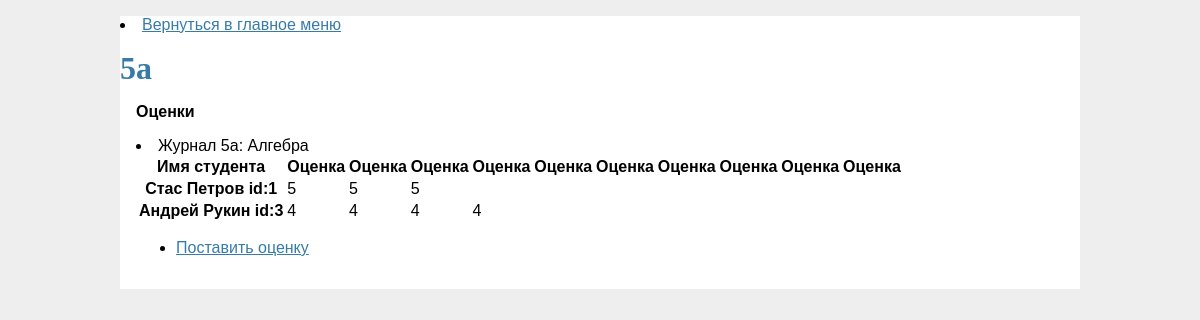
The app's page /journal/5а/Алгебра with its own data.
### teacher/model.py (models this page shows, shortened)
class Course(db.Model):
    __tablename__ = 'courses'
    id = db.Column(db.Integer, primary_key=True)
    course_name = db.Column(db.String(50), nullable = True)

class Student(db.Model):
    __tablename__ = 'students'
    id = db.Column(db.Integer, primary_key=True)
    fullname = db.Column(db.String(50), nullable = True)
    group_id = db.Column(db.Integer, db.ForeignKey('groups.id'))
    group = relationship("Group", backref="students")

class Estimate(db.Model):
    __tablename__ = 'estimates'
    id = db.Column(db.Integer, primary_key=True)
    estimate = db.Column(db.String(50), nullable=True)
    course_id = db.Column(db.Integer, db.ForeignKey('courses.id'))
    student_id = db.Column(db.Integer, db.ForeignKey('students.id'))
    student = relationship('Student', backref='estimates')
    course = relationship('Course', backref='estimates')

### teacher/__init__.py (the view)
    @app.route('/journal/<group>/<course>', methods=('POST', 'GET'))
    def get_estimates_table(group, course):
        group_in_database = Group.query.filter(Group.group_name == group).first()
        students = Student.query.filter(Student.group_id == group_in_database.id).all()
        course_in_database = Course.query.filter(Course.course_name == course).first()
        estimates = Estimate.query.filter(Estimate.course_id == course_in_database.id).all()
        return render_template('estimates.html', students=students, course=course, group=group, estimates=estimates)

### teacher/templates/estimates.html
{% extends 'groups.html' %}
{% block content %}
<p><label>Оценки</label></p>
<li>Журнал {{ group }}:   {{ course }}</li>
<table>
    <thead>
      <tr>
        <th scope="col">Имя студента</th>
        <th scope="col">Оценка</th>
        <th scope="col">Оценка</th>
        <th scope="col">Оценка</th>
        <th scope="col">Оценка</th>
        <th scope="col">Оценка</th>
        <th scope="col">Оценка</th>
        <th scope="col">Оценка</th>
        <th scope="col">Оценка</th>
        <th scope="col">Оценка</th>
        <th scope="col">Оценка</th>
      </tr>
    </thead>
    <tbody>
        {% for student in students %}
      <tr>
        <th scope="row">{{ student.fullname }} id:{{ student.id }}</th>
        {% for estimate in estimates %}
            {% if estimate.student_id == student.id %}
                <td>{{ estimate.estimate }}</td>
            {% endif %}
        {% endfor %}
      </tr>
      {% endfor %}
  </table>
<ul class="mainmenu">
    <li><a href="{{ url_for('add_estimate', group=group, course=course) }}">Поставить оценку</a></li>
</ul>
{% endblock %}

### teacher/templates/groups.html (shortened to what this page needs)
<!DOCTYPE html>
<html>
<head>
    <link type="text/css" href="{{ url_for('static', filename='style.css')}}" rel="stylesheet" />
</head>
<body>
    <li><a href="{{ url_for('hello_teacher') }}">Вернуться в главное меню</a></li>
    <h1>{{ group }}</h1>
<div class="content">
    {% block content %}{% endblock %}
</div>
</body>
</html>

### teacher/static/style.css (style rules this page uses)
html { font-family: sans-serif; background: #eee; padding: 1rem; }
body { max-width: 960px; margin: 0 auto; background: white; }
h1, h2, h3, h4, h5, h6 { font-family: serif; color: #377ba8; margin: 1rem 0; }
a { color: #377ba8; }
.content { padding: 0 1rem 1rem; }
.content:last-child { margin-bottom: 0; }
.content label { font-weight: bold; margin-bottom: 0.5em; }

### records on screen
Course: course_name "Алгебра"
Student: fullname "Стас Петров", id "1"
Estimate: estimate "5"
Estimate: estimate "5"
Estimate: estimate "5"
Student: fullname "Андрей Рукин", id "3"
Estimate: estimate "4"
Estimate: estimate "4"
Estimate: estimate "4"
Estimate: estimate "4"

### other values on screen
{{ group }} "5а"
